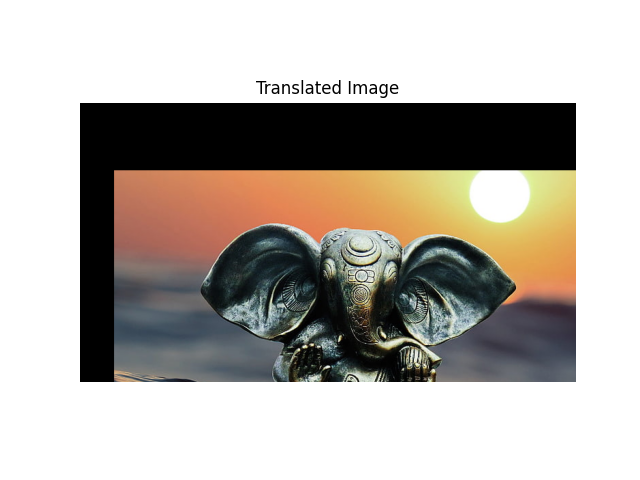

Recreate this plot in Python.

import cv2
import matplotlib.pyplot as plt
import numpy as np
img = cv2.imread(r'/Users/chrisnikky/Downloads/helo.jpeg')
rows, cols, _ = img.shape
M = np.float32([[1, 0, 50], [0, 1, 100]]) 
translated = cv2.warpAffine(img, M, (cols, rows))
plt.imshow(cv2.cvtColor(translated, cv2.COLOR_BGR2RGB))
plt.title('Translated Image')
plt.axis('off')
plt.show()
